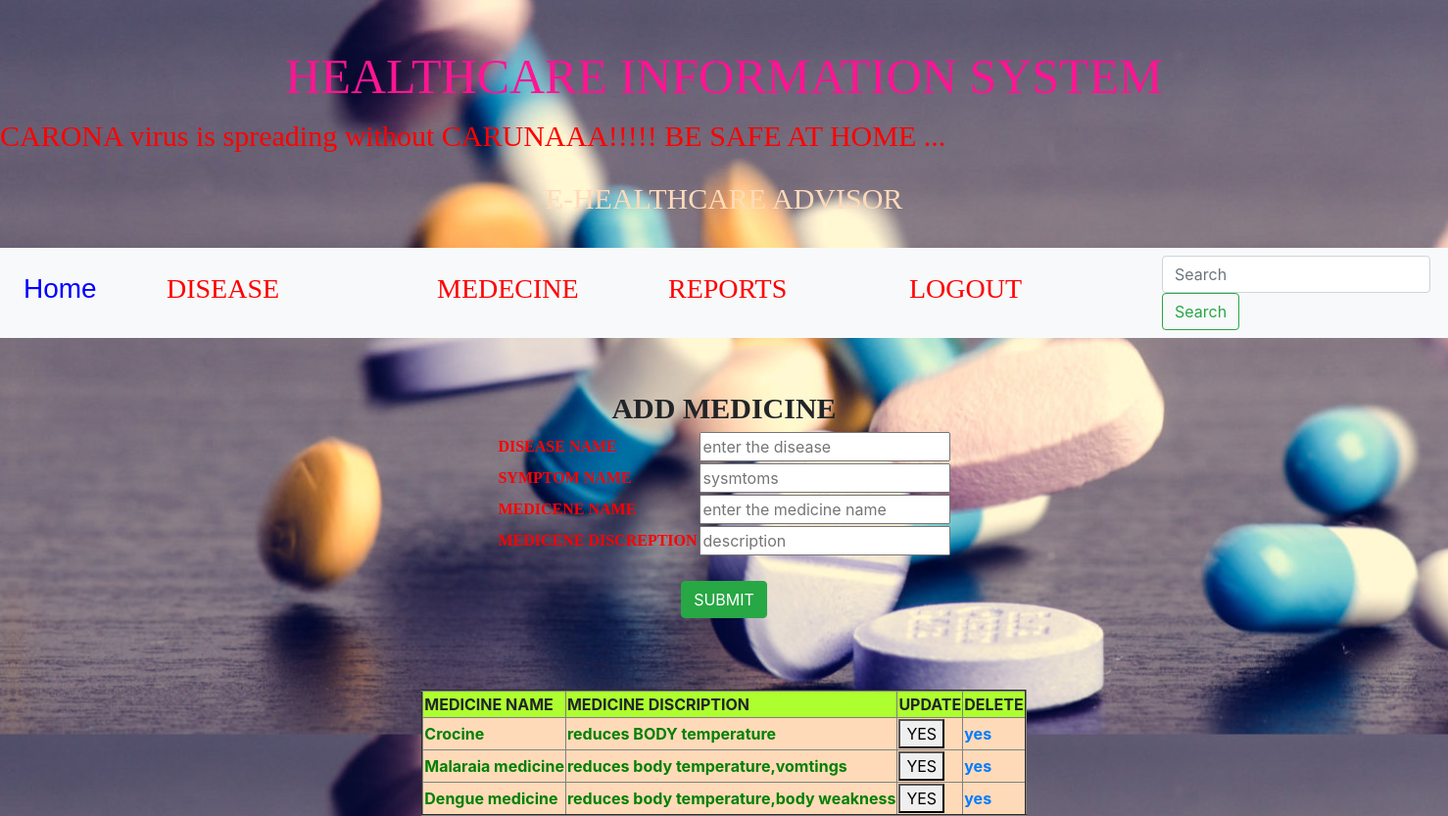
Screenshot of /medicene_page/ with the database file from the repository.
### app/models.py (models this page shows)
class medicalmodels(models.Model):
    des_name=models.CharField(max_length=20)
    sysm=models.CharField(max_length=50)
    med_name=models.CharField(max_length=20)
    med_desp=models.CharField(max_length=100)

### app/views.py (the view, shortened to what this page needs)
# urls.py: path('medicene_page/',views.medicene_page.as_view(),name='medicene_page'),
class medicene_page(View):
    def get(self,request):
        md=medicalmodels.objects.all()
        return render(request,"medicene_page.html",{"data":md})

### templates/medicene_page.html (shortened to what this page needs)
<!doctype html>
{% load static %}
<html lang="en">
  <head>
    <link rel="stylesheet" href="https://stackpath.bootstrapcdn.com/bootstrap/4.3.1/css/bootstrap.min.css">
<link rel="stylesheet" href="{% static 'css/med.css' %}">
  </head>
  <body>
  <br>
  <br>
   <h1 style="font-family: Algerian;text-align: center;font-size: 50px;color: deeppink">HEALTHCARE INFORMATION SYSTEM</h1>
  <marquee><font style="font-size: 30px;color: red;font-family: Algerian"> CARONA virus is spreading without CARUNAAA!!!!! BE SAFE AT HOME ...</font></marquee>
  <br>
  <h3 style="font-family: 'Arial Black';font-size: 30px;color: peachpuff;text-align: center">E-HEALTHCARE ADVISOR</h3>
  <br>
{% include 'adminmenu.html' %}
    <br>
    <br>
<form method="post">
  <table align="center">
      <tr>
          <th style="font-family:Algerian;font-size: 30px;text-align: center" colspan="2">ADD MEDICINE</th>
      </tr>
      <tr>
          <th style="font-family: Algerian;color: red">DISEASE NAME</th>
          <th><input type="text" placeholder="enter the disease" name="m1" required ></th>
      </tr>
      <tr>
          <th style="font-family: Algerian;color: red">SYMPTOM NAME</th>
          <th><input type="text" placeholder="sysmtoms" required name="m2"></th>
      </tr>
      <tr>
          <th style="font-family: Algerian;color: red">MEDICENE NAME</th>
          <th><input type="text" name="m3" required placeholder="enter the medicine name"></th>
      </tr>
      <tr>
          <th style="font-family: Algerian;color: red">MEDICENE DISCREPTION</th>
          <th><input type="text" required name="m4" placeholder="description"></th>
      </tr>
     <tr>
         <th colspan="2" style="text-align: center"><br><button type="submit" class="btn btn-success">SUBMIT</button></th>
     </tr>
  </table>
</form>
  <br><br>
  <br>
  <table align="center" border="2">
      <tr style="background-color: greenyellow">
          <th>MEDICINE NAME</th>
          <th>MEDICINE DISCRIPTION</th>
          <th>UPDATE</th>
          <th>DELETE</th>
      </tr>
      {% for x in data %}
          <tr style="background-color: peachpuff;color: green">
          <th>{{ x.med_name }}</th>
          <th>{{ x.med_desp }}</th>
              <form action="{% url 'update_med' %}" method="post">
          <th><input type="hidden" value="{{ x.id }}" readonly name="m6"><button type="submit">YES</button> </th>
              </form>
              <th><a href="{% url 'delete_med' %}?id={{ x.id }}">yes</a></th>
          </tr>
      {% endfor %}
  </table>
  </body>
</html>

### app/static/css/med.css (style rules this page uses)
body { background-image: url("../images/med1.jpg"); background-size: 130%; }

### rows the page displays
medicalmodels: med_name "Crocine", med_desp "reduces BODY temperature"
medicalmodels: med_name "Malaraia medicine", med_desp "reduces body temperature,vomtings"
medicalmodels: med_name "Dengue medicine", med_desp "reduces body temperature,body weakness"
